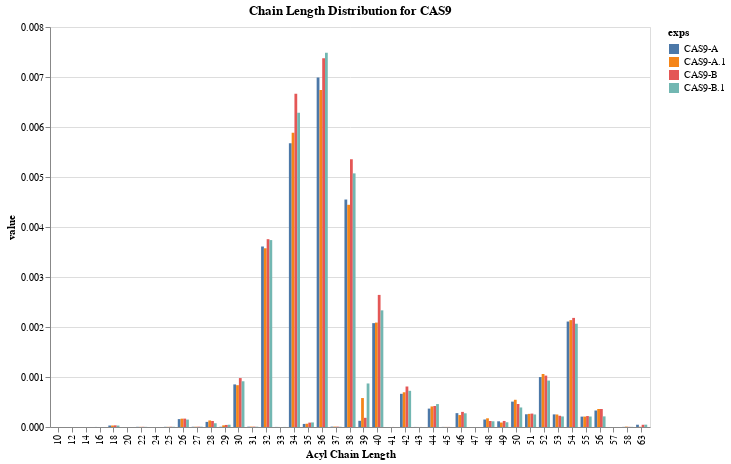

The code cell stored with this chart in its notebook:
### Code cell
alt.Chart(l_4).mark_bar().encode(
    x='Acyl Chain Length:O',
    xOffset='exps',
    y='value:Q',
    color='exps:N',
    tooltip=['Acyl Chain Length', 'exps', 'value']
).properties(
    width=600,
    height=400,
    title="Chain Length Distribution for CAS9"
)

### Figure 1 — Vega-Lite specification as saved in the notebook (floating-point values rounded to 4 significant figures; data arrays with more than 128 entries replaced by an {"elided": "..."} marker saying what was removed)
{"config": {"view": {"continuousWidth": 300, "continuousHeight": 300}}, "data": {"name": "data-3e99d083d4d2a6718a2675629d2f0ecd"}, "mark": {"type": "bar"}, "encoding": {"color": {"field": "exps", "type": "nominal"}, "tooltip": [{"field": "Acyl Chain Length", "type": "quantitative"}, {"field": "exps", "type": "nominal"}, {"field": "value", "type": "quantitative"}], "x": {"field": "Acyl Chain Length", "type": "ordinal"}, "xOffset": {"field": "exps", "type": "nominal"}, "y": {"field": "value", "type": "quantitative"}}, "height": 400, "title": "Chain Length Distribution for CAS9", "width": 600, "$schema": "https://vega.github.io/schema/vega-lite/v5.16.3.json", "datasets": {"data-3e99d083d4d2a6718a2675629d2f0ecd": {"elided": "172 records"}}}
